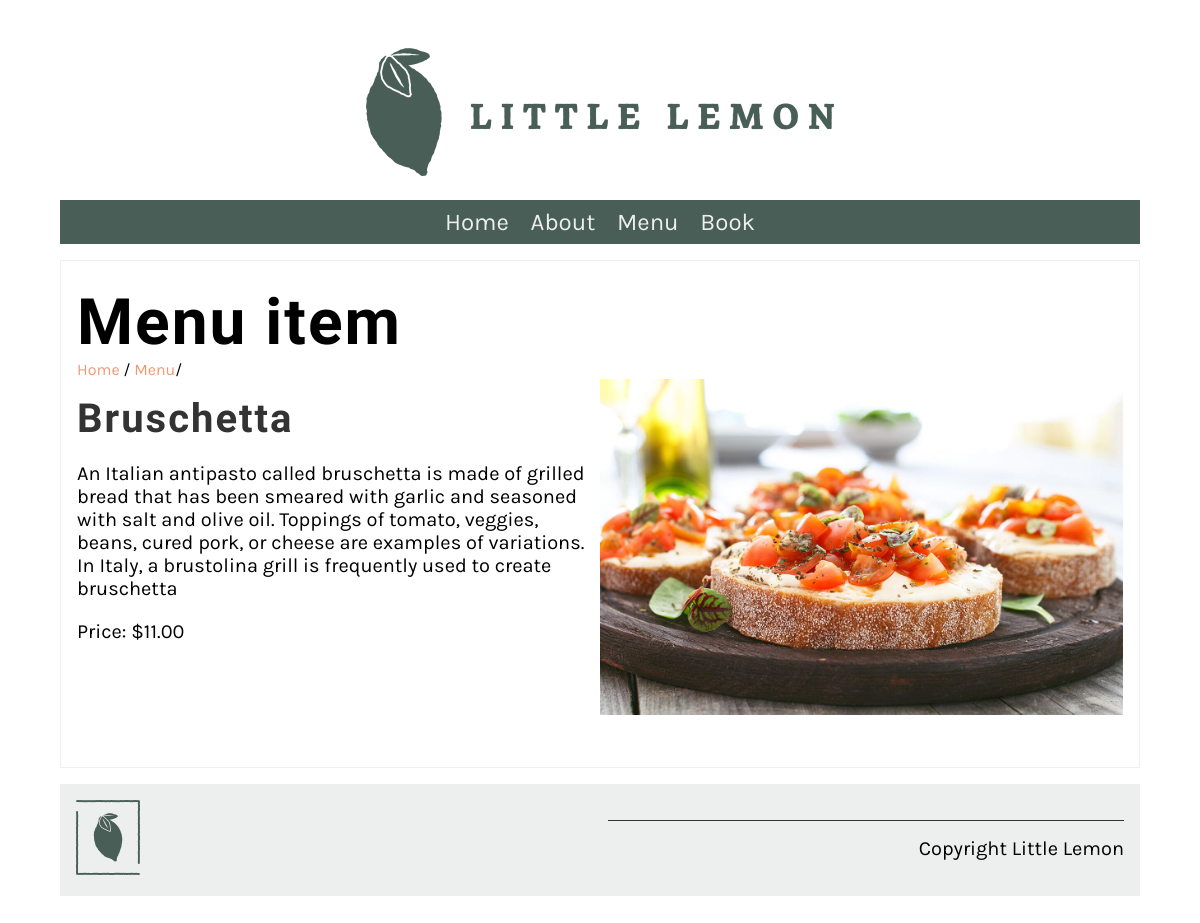
The page /menu/3/ on the database its author committed.
### restaurant/models.py (models this page shows, shortened)
class Menu(models.Model):
    name = models.CharField(max_length=200)
    price = models.IntegerField()
    description = models.TextField(max_length=1000, default=' ')

### restaurant/views.py (the view)
# urls.py: path('menu/<int:pk>/', views.display_menu_items, name='display_menu_items'),
def display_menu_items(request, pk=None):
    if pk:
        menu_item = Menu.objects.get(pk=pk)
    else:
        menu_item = ""
    return render(request, 'menu_item.html', {"menu_item": menu_item})

### restaurant/templates/menu_item.html
{% extends 'base.html' %}
{% load static %}
{% block content %}
<section>
   <article>
      <h1>Menu item</h1>
      <span>
         <a href="{% url 'restaurant:home' %}">Home</a> /
         <a href="{% url 'restaurant:menu' %}">Menu</a>/
      </span>
      <div class="row">
         <div class="column">
            <h2>{{ menu_item.name }}</h2>
            <p>{{ menu_item.description }}</p>
            <p>Price: ${{ menu_item.price }}.00</p>
         </div>
         <div class="column">
            <img src="{% static 'images/menu_items/' %}{{ menu_item.name }}.jpg" alt="{{ menu_item.name}}" />
         </div>
      </div>
   </article>
</section>
{% endblock %}

### templates/base.html (shortened to what this page needs)
{% load static %}
<!DOCTYPE html>
<html lang="en">
  <head>
    <link
      rel="preload"
      as="style"
      href="{% static 'css/style.css' %}"
      onload="this.rel = 'stylesheet'"
    />
  </head>
  <body>
    {% include 'partials/_header.html' %}
    <main>{% block content %} {% endblock %}</main>
    {% include 'partials/_footer.html' %}
  </body>
</html>

### restaurant/templates/partials/_header.html
{% load static %}
<header>
  <img src="{% static 'images/logo.png' %}"/>
</header>
<nav>
  <ul>
    <li><a href="{% url 'restaurant:home' %}">Home</a></li>
    <li><a href="{% url 'restaurant:about' %}">About</a></li>
    <li><a href="{% url 'restaurant:menu' %}">Menu</a></li>
    <li><a href="{% url 'restaurant:book' %}">Book</a></li>
  </ul>
</nav>

### restaurant/templates/partials/_footer.html
{% load static %}
<footer>
  <article>
        <img src="{% static 'images/logo_footer.png' %}" />
  </article>
  <article>
    <p>Copyright Little Lemon</p>
  </article>
</footer>

### static/css/style.css (style rules this page uses)
body { font-family: 'Karla', sans-serif; margin-top: 3rem; margin-bottom: 3rem; margin-left: 5%; margin-right: 5%; }
h1, h2, h3, h4, h5, h6 { font-family: 'Markazi Text', serif; letter-spacing: 2px;; }
h1 { font-size: 4rem; margin-top: 1.5rem; margin-bottom: 0; }
h2 { font-size: 2.5rem; color: #333333; margin:1rem 0; }
p, ul { font-size: 1.25rem;; }
a { color: #EE9972; text-decoration: none; }
header img { display: block; margin-left: auto; margin-right: auto; max-width: 100%; height: auto; }
nav { background-color: #495E57; margin-top: 1rem; margin-bottom: 1rem; margin-bottom: 0px; }
nav ul { list-style: none; font-size: 1.5rem; text-align: center; padding-inline-start: 0rem; margin-bottom: 0px; }
nav ul li { display: inline-block; margin: 0.5rem; }
nav ul a { color: #EDEFEE; text-decoration: none; }
section { display: flex; gap: 2rem 1rem; margin-top: 1rem; margin-bottom: 1rem; flex-direction: row; }
article { flex:1; }
article img { max-width: 100%; }
main article { border: 1px solid #EDEFEE; padding-left: 1rem; padding-right: 1rem; }
footer { background-color: #EDEFEE; padding: 1rem; display: flex; gap: 2rem 1rem; }
footer img { max-width: 50%; }
footer p { border-top: #333333; border-style: solid; border-width: 0.1rem; border-bottom: none; border-left: none; border-right: none; text-align: right; padding-top: 1rem;; }
.row { display: flex; flex-direction: row; width: 100%; padding-bottom: 1rem; }
.column { flex-basis: 50%; margin-bottom: 1rem; padding-bottom: 1rem; }

### rows shown on the page
Menu: name "Bruschetta", description "An Italian antipasto called bruschetta is made of grilled bread that has been smeared with garlic and seasoned with salt and olive oil. Toppings of tomato, veggies, beans, cured pork, or cheese are examples of variations. In Italy, a brustolina grill is frequently used to create bruschetta", price "11", name (picture)
